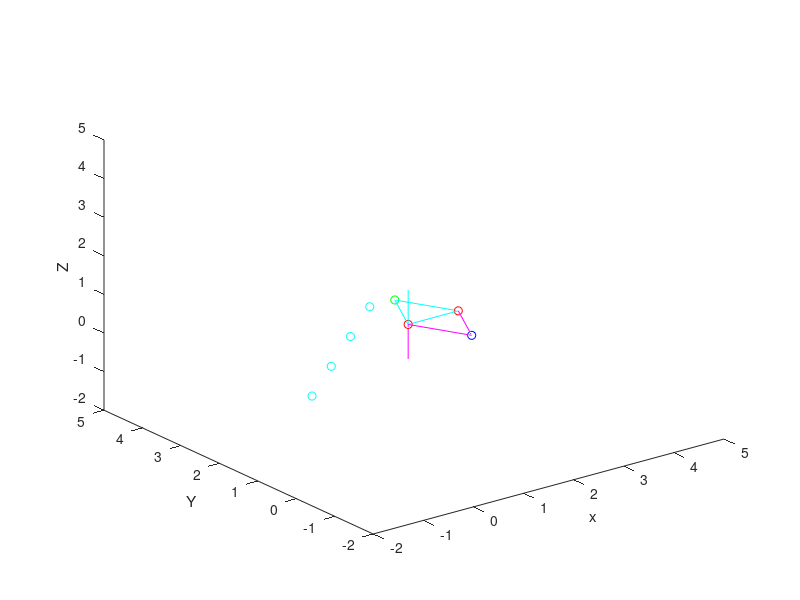

Here is the MATLAB script that generated this plot:
clear all;

% Creating four points emulating marker oriented above the plane
point1 = [1 1 1];
point2 = [2 1 1];
point3 = [1.5 2 1];
point4 = [1.5 0 1];
point5A = [1 2 1];
point5B = [1 2.5 0];
point5C = [1 3 -1];
point5D = [1 3.5 -2];

% Creating four points emulating marker oriented below the plane
% point1 = [1 1 2];
% point2 = [2 1 3];
% point3 = [2 2 1];
% point4 = [1 2 0]; 

% Plotting 4 points
% figure;
plot3(point1(1),point1(2),point1(3),'or');
hold on;
plot3(point2(1),point2(2),point2(3),'or');
plot3(point3(1),point3(2),point3(3),'og');
plot3(point4(1),point4(2),point4(3),'ob');
plot3(point5A(1),point5A(2),point5A(3),'oc');
plot3(point5B(1),point5B(2),point5B(3),'oc');
plot3(point5C(1),point5C(2),point5C(3),'oc');
plot3(point5D(1),point5D(2),point5D(3),'oc');


xlabel(' x ');
ylabel(' Y ');
zlabel(' Z ');
xlim([-2 5])
ylim([-2 5])
zlim([-2 5])

pause(8)
run_transform = true;

if run_transform
    % orienting the point 4 in same plane as other 3 points

    % Plane 1 = 1,2,3
    % Creating vector between points 1 and 2
    vec12 = point2 - point1;
    vec12_p = [point1; point1+vec12];
    vec12_UV = vec12./vecnorm(vec12);
    plot3(vec12_p(:,1),vec12_p(:,2),vec12_p(:,3),'c', 'LineWidth',0.5);

    % Creating vector between points 1 and 3
    vec13 = point3 - point1;
    vec13_p = [point1; point1+vec13];
    vec13_UV = vec13./vecnorm(vec13);
    plot3(vec13_p(:,1),vec13_p(:,2),vec13_p(:,3),'c', 'LineWidth',0.5);

    % Creating vector between points 2 and 3
    vec23 = point3 - point2;
    vec23_p = [point2; point2+vec23];
    vec23_UV = vec23./vecnorm(vec23);
    plot3(vec23_p(:,1),vec23_p(:,2),vec23_p(:,3),'c', 'LineWidth',0.5);


    % Plane 2 = 1,2,4

    % Creating vector between points 1 and 4
    vec14 = point4 - point1;
    vec14_p = [point1; point1+vec14];
    vec14_UV = vec14./vecnorm(vec14);
    plot3(vec14_p(:,1),vec14_p(:,2),vec14_p(:,3),'m', 'LineWidth',0.5);


    % computing new axis perpendicular to the elevated plane
    ih2 = cross(vec12_UV, vec14_UV);
    ih2_UV = ih2./vecnorm(ih2);
    vec1i2_p = [point1; point1+ih2];
    plot3(vec1i2_p(:,1),vec1i2_p(:,2),vec1i2_p(:,3),'m', 'LineWidth',0.5)
    
     % computing new axis perpendicular to the desired plane
    ih = cross(vec12_UV, vec13_UV);
    ih_UV = ih./vecnorm(ih);
    vec1i_p = [point1; point1+ih];
    plot3(vec1i_p(:,1),vec1i_p(:,2),vec1i_p(:,3),'c', 'LineWidth',0.5)

    % Creating vector between points 2 and 4
    vec24 = point4 - point2;
    vec24_p = [point2; point2+vec24];
    vec24_UV = vec24./vecnorm(vec24);
    plot3(vec24_p(:,1),vec24_p(:,2),vec24_p(:,3),'m', 'LineWidth',0.5);

    
            
   end
